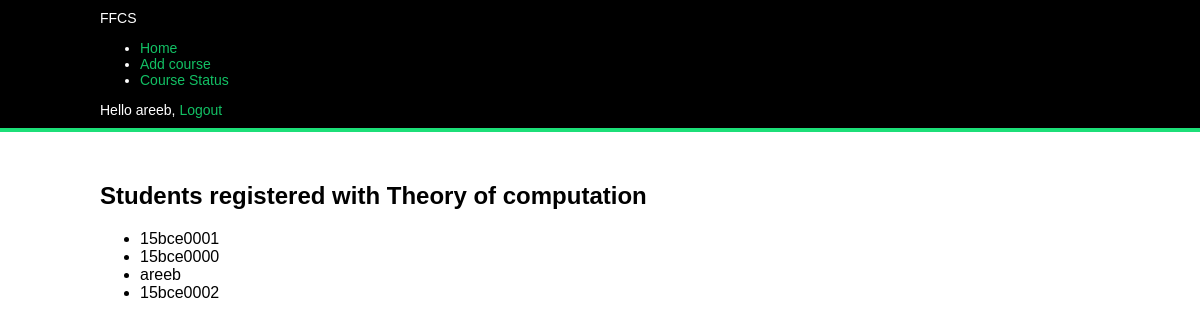
The page /account/3/detail/ (signed in) on the database its author committed.
### account/models.py (models this page shows, shortened)
class CourseDetail(models.Model):
	coursetitle = models.CharField(max_length = 50)
	coursecode = models.CharField(max_length = 7)

@python_2_unicode_compatible
class Course(models.Model):
	owner = models.CharField(max_length= 20)
	title = models.CharField(max_length = 50)
	code = models.CharField(max_length = 7)

### account/views.py (the view)
# urls.py: url(r'^(?P<id>[0-9]+)/detail/$', views.detail, name='detail'),
def detail(request,id=None):
	if request.user.is_authenticated():
		course_obj = get_object_or_404(CourseDetail,id=id)
		queryset = Course.objects.filter(code=course_obj.coursecode)
		context = {
			'course_list' : queryset,
			'course_title' : course_obj.coursetitle,
		}
		return render(request,"account/detail.html",context)
	else:
		return HttpResponseRedirect(reverse('dashboard'))

### account/templates/account/detail.html (shortened to what this page needs)
{% extends "base.html" %}
{% block content %}
	<h2>Students registered with {{ course_title }} </h2>
	<ul>
	{% for course in course_list %}
		<li> {{ course.owner }} </li>
	{% endfor %}
	</ul>
{% endblock %}

### account/templates/base.html (shortened to what this page needs)
{% load staticfiles %}
<!DOCTYPE html>
<html>
<head>
	<link href="{% static "css/base.css" %}" rel="stylesheet">
</head>
<body>
	<div id="header">
		FFCS
		{% if request.user.is_authenticated %}
			<ul>
				<li>
					<a href="{% url "dashboard" %}">Home</a>
				</li>
				<li>
					<a href="{% url "add" %}" >Add course</a>
				</li>
				<li>
					<a href="{% url "status" %}">Course Status</a>
				</li>
			</ul>
		{% endif %}
		{% if request.user.is_authenticated %}
			Hello {{ request.user.username }},
			<a href="{% url "logout" %}">Logout</a>
		{% else %}
			<a href="{% url "login" %}">Log-in</a>
		{% endif %}
	</div>
	<div id="content">
		{% block content %}
		{% endblock %}
	</div>
</body>
</html>

### account/static/css/base.css (style rules this page uses)
body { margin:0; padding:0; font-family:helvetica, sans-serif; }
a { color:#12c064; text-decoration:none; }
#header { padding:10px 100px; font-size:14px; background:#000000; color:#fff; border-bottom:4px solid #1cdf78; overflow:auto; }
#content { padding:30px 100px; }

### rows shown on the page
CourseDetail: coursetitle "Theory of computation"
Course: owner "15bce0001"
Course: owner "15bce0000"
Course: owner "areeb"
Course: owner "15bce0002"

### other values the page prints
{{ request.user.username }} "areeb"
